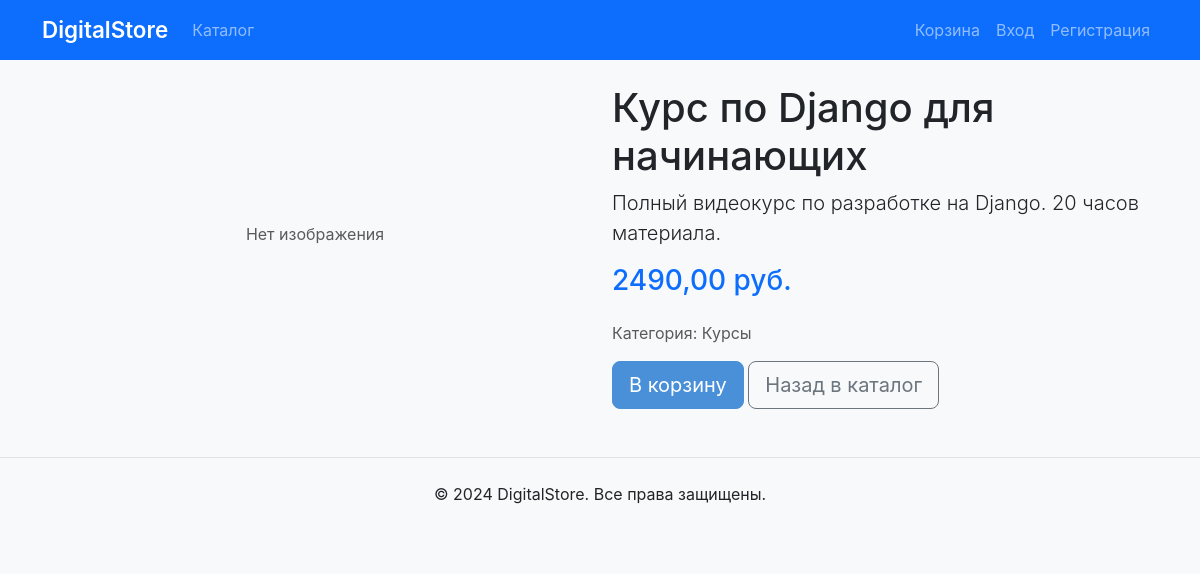
/django/, run on the app's committed database.
### products/models.py (models this page shows, shortened)
class Product(models.Model):
    title = models.CharField(max_length=200)
    slug = models.SlugField(unique=True)
    description = models.TextField()
    price = models.DecimalField(max_digits=10, decimal_places=2)
    category = models.ForeignKey(Category, on_delete=models.CASCADE, related_name='products')
    preview_image = models.ImageField(upload_to='products/previews/', blank=True, null=True)
    digital_file = models.FileField(upload_to='products/files/', blank=True, null=True)
    created_at = models.DateTimeField(auto_now_add=True)
    updated_at = models.DateTimeField(auto_now=True)
    is_active = models.BooleanField(default=True)
    class Meta:
        ordering = ['-created_at']

class Category(models.Model):
    name = models.CharField(max_length=200)
    slug = models.SlugField(unique=True)
    description = models.TextField(blank=True)
    created_at = models.DateTimeField(auto_now_add=True)
    class Meta:
        ordering = ['name']
        verbose_name_plural = 'Categories'

### products/views.py (the view)
# urls.py: path('<slug:slug>/', views.ProductDetailView.as_view(), name='product_detail'),
class ProductDetailView(DetailView):
    model = Product
    template_name = 'products/product_detail.html'
    context_object_name = 'product'
    def get_queryset(self):
        return Product.objects.filter(is_active=True)
    def get_context_data(self, **kwargs):
        context = super().get_context_data(**kwargs)
        context['related_products'] = Product.objects.filter(
            category=self.object.category, is_active=True
        ).exclude(id=self.object.id)[:4]
        return context

### cart/cart.py (called while the page is built)
    def __len__(self):
        return sum(item['quantity'] for item in self.cart.values())

### cart/context_processors.py (called while the page is built)
def cart_processor(request):
    cart = Cart(request)
    return {'cart': cart, 'cart_count': len(cart)}

### templates/products/product_detail.html (shortened to what this page needs)
{% extends 'base.html' %}
{% block content %}
<div class="row">
    <div class="col-md-6">
        {% if product.preview_image %}
            <img src="{{ product.preview_image.url }}" class="img-fluid rounded" alt="{{ product.title }}">
        {% else %}
            <div class="bg-light rounded d-flex align-items-center justify-content-center" style="height: 300px;">
                <span class="text-muted">Нет изображения</span>
            </div>
        {% endif %}
    </div>
    <div class="col-md-6">
        <h1>{{ product.title }}</h1>
        <p class="lead">{{ product.description }}</p>
        <h3 class="text-primary mb-4">{{ product.price }} руб.</h3>
        <p class="text-muted">Категория: {{ product.category.name }}</p>
        <button onclick="addToCart({{ product.id }})" class="btn btn-primary btn-lg">В корзину</button>
        <a href="{% url 'catalog' %}" class="btn btn-outline-secondary btn-lg">Назад в каталог</a>
    </div>
</div>
{% endblock %}

### static/css/style.css (style rules this page uses)
body { background-color: #f8f9fa; font-family: -apple-system, BlinkMacSystemFont, "Segoe UI", Roboto, "Helvetica Neue", Arial, sans-serif; }
.btn-primary { background-color: #4A90D9; border-color: #4A90D9; }

### data on the page
Product: title "Курс по Django для начинающих", description "Полный видеокурс по разработке на Django. 20 часов материала.", price "2490,00", category.name "Курсы"
